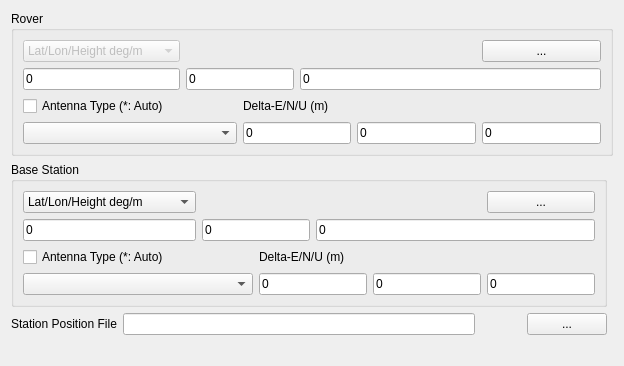
     <widget class="QWidget" name="TabSheet5">
      <property name="toolTip">
       <string/>
      </property>
      <attribute name="title">
       <string>&amp;Positions</string>
      </attribute>
      <layout class="QGridLayout" name="gridLayout_13">
       <item row="5" column="2">
        <widget class="QPushButton" name="BtnStaPosView">
         <property name="enabled">
          <bool>true</bool>
         </property>
         <property name="toolTip">
          <string/>
         </property>
         <property name="text">
          <string/>
         </property>
         <property name="icon">
          <iconset resource="../rtkget_qt/rtkget_qt.qrc">
           <normaloff>:/buttons/doc.bmp</normaloff>:/buttons/doc.bmp</iconset>
         </property>
         <property name="flat">
          <bool>true</bool>
         </property>
        </widget>
       </item>
       <item row="5" column="3">
        <widget class="QPushButton" name="BtnStaPosFile">
         <property name="enabled">
          <bool>true</bool>
         </property>
         <property name="palette">
          <palette>
           <active>
            <colorrole role="WindowText">
             <brush brushstyle="SolidPattern">
              <color alpha="255">
               <red>0</red>
               <green>0</green>
               <blue>0</blue>
              </color>
             </brush>
            </colorrole>
           </active>
           <inactive>
            <colorrole role="WindowText">
             <brush brushstyle="SolidPattern">
              <color alpha="255">
               <red>0</red>
               <green>0</green>
               <blue>0</blue>
              </color>
             </brush>
            </colorrole>
           </inactive>
           <disabled>
            <colorrole role="WindowText">
             <brush brushstyle="SolidPattern">
              <color alpha="255">
               <red>0</red>
               <green>0</green>
               <blue>0</blue>
              </color>
             </brush>
            </colorrole>
           </disabled>
          </palette>
         </property>
         <property name="toolTip">
          <string/>
         </property>
         <property name="text">
          <string>...</string>
         </property>
         <property name="flat">
          <bool>false</bool>
         </property>
        </widget>
       </item>
       <item row="5" column="1">
        <widget class="QLineEdit" name="StaPosFile">
         <property name="enabled">
          <bool>true</bool>
         </property>
         <property name="toolTip">
          <string/>
         </property>
         <property name="text">
          <string/>
         </property>
        </widget>
       </item>
       <item row="6" column="0" colspan="4">
        <widget class="QLabel" name="Label4">
         <property name="enabled">
          <bool>true</bool>
         </property>
         <property name="sizePolicy">
          <sizepolicy hsizetype="Preferred" vsizetype="Fixed">
           <horstretch>0</horstretch>
           <verstretch>0</verstretch>
          </sizepolicy>
         </property>
         <property name="toolTip">
          <string/>
         </property>
         <property name="text">
          <string/>
         </property>
        </widget>
       </item>
       <item row="5" column="0">
        <widget class="QLabel" name="Label30">
         <property name="enabled">
          <bool>true</bool>
         </property>
         <property name="toolTip">
          <string/>
         </property>
         <property name="text">
          <string>Station Position File</string>
         </property>
        </widget>
       </item>
       <item row="4" column="0" colspan="4">
        <widget class="QGroupBox" name="GroupRefAnt">
         <property name="sizePolicy">
          <sizepolicy hsizetype="Preferred" vsizetype="Fixed">
           <horstretch>0</horstretch>
           <verstretch>0</verstretch>
          </sizepolicy>
         </property>
         <property name="toolTip">
          <string/>
         </property>
         <property name="title">
          <string>Base Station</string>
         </property>
         <layout class="QGridLayout" name="gridLayout_6">
          <item row="0" column="0">
           <widget class="QComboBox" name="RefPosType">
            <property name="enabled">
             <bool>true</bool>
            </property>
            <property name="toolTip">
             <string/>
            </property>
            <item>
             <property name="text">
              <string>Lat/Lon/Height deg/m</string>
             </property>
            </item>
            <item>
             <property name="text">
              <string>Lat/Lon/Height dms/m</string>
             </property>
            </item>
            <item>
             <property name="text">
              <string>X/Y/Z-ECEF m</string>
             </property>
            </item>
            <item>
             <property name="text">
              <string>Average of Single Position</string>
             </property>
            </item>
            <item>
             <property name="text">
              <string>Get from Position File</string>
             </property>
            </item>
            <item>
             <property name="text">
              <string>RINEX Header Postion</string>
             </property>
            </item>
           </widget>
          </item>
          <item row="0" column="5">
           <widget class="QPushButton" name="BtnRefPos">
            <property name="enabled">
             <bool>true</bool>
            </property>
            <property name="toolTip">
             <string/>
            </property>
            <property name="text">
             <string>...</string>
            </property>
            <property name="flat">
             <bool>false</bool>
            </property>
           </widget>
          </item>
          <item row="1" column="0">
           <widget class="QLineEdit" name="RefPos1">
            <property name="enabled">
             <bool>true</bool>
            </property>
            <property name="toolTip">
             <string/>
            </property>
            <property name="text">
             <string>0</string>
            </property>
           </widget>
          </item>
          <item row="1" column="1" colspan="2">
           <widget class="QLineEdit" name="RefPos2">
            <property name="enabled">
             <bool>true</bool>
            </property>
            <property name="toolTip">
             <string/>
            </property>
            <property name="text">
             <string>0</string>
            </property>
           </widget>
          </item>
          <item row="1" column="3" colspan="3">
           <widget class="QLineEdit" name="RefPos3">
            <property name="enabled">
             <bool>true</bool>
            </property>
            <property name="toolTip">
             <string/>
            </property>
            <property name="text">
             <string>0</string>
            </property>
           </widget>
          </item>
          <item row="2" column="0" colspan="2">
           <widget class="QCheckBox" name="RefAntPcv">
            <property name="toolTip">
             <string/>
            </property>
            <property name="text">
             <string>Antenna Type (*: Auto)</string>
            </property>
            <property name="checked">
             <bool>false</bool>
            </property>
           </widget>
          </item>
          <item row="2" column="2" colspan="3">
           <widget class="QLabel" name="LabelRefAntD">
            <property name="enabled">
             <bool>true</bool>
            </property>
            <property name="toolTip">
             <string/>
            </property>
            <property name="text">
             <string>Delta-E/N/U (m)</string>
            </property>
           </widget>
          </item>
          <item row="3" column="0" colspan="2">
           <widget class="QComboBox" name="RefAnt">
            <property name="enabled">
             <bool>true</bool>
            </property>
            <property name="toolTip">
             <string/>
            </property>
           </widget>
          </item>
          <item row="3" column="2" colspan="2">
           <widget class="QLineEdit" name="RefAntE">
            <property name="enabled">
             <bool>true</bool>
            </property>
            <property name="toolTip">
             <string/>
            </property>
            <property name="text">
             <string>0</string>
            </property>
           </widget>
          </item>
          <item row="3" column="4">
           <widget class="QLineEdit" name="RefAntN">
            <property name="enabled">
             <bool>true</bool>
            </property>
            <property name="toolTip">
             <string/>
            </property>
            <property name="text">
             <string>0</string>
            </property>
           </widget>
          </item>
          <item row="3" column="5">
           <widget class="QLineEdit" name="RefAntU">
            <property name="enabled">
             <bool>true</bool>
            </property>
            <property name="toolTip">
             <string/>
            </property>
            <property name="text">
             <string>0</string>
            </property>
           </widget>
          </item>
         </layout>
        </widget>
       </item>
       <item row="0" column="0" rowspan="2" colspan="5">
        <widget class="QGroupBox" name="GroupRovAnt">
         <property name="sizePolicy">
          <sizepolicy hsizetype="Preferred" vsizetype="Fixed">
           <horstretch>0</horstretch>
           <verstretch>0</verstretch>
          </sizepolicy>
         </property>
         <property name="toolTip">
          <string/>
         </property>
         <property name="title">
          <string>Rover</string>
         </property>
         <layout class="QGridLayout" name="gridLayout_7">
          <item row="0" column="0">
           <widget class="QComboBox" name="RovPosType">
            <property name="enabled">
             <bool>false</bool>
            </property>
            <property name="toolTip">
             <string/>
            </property>
            <item>
             <property name="text">
              <string>Lat/Lon/Height deg/m</string>
             </property>
            </item>
            <item>
             <property name="text">
              <string>Lat/Lon/Height dms/m</string>
             </property>
            </item>
            <item>
             <property name="text">
              <string>X/Y/Z-ECEF m</string>
             </property>
            </item>
            <item>
             <property name="text">
              <string>Average of Single Pos</string>
             </property>
            </item>
            <item>
             <property name="text">
              <string>Get from Position File</string>
             </property>
            </item>
            <item>
             <property name="text">
              <string>RINEX Header Position</string>
             </property>
            </item>
           </widget>
          </item>
          <item row="0" column="5">
           <widget class="QPushButton" name="BtnRovPos">
            <property name="enabled">
             <bool>true</bool>
            </property>
            <property name="toolTip">
             <string/>
            </property>
            <property name="text">
             <string>...</string>
            </property>
            <property name="flat">
             <bool>false</bool>
            </property>
           </widget>
          </item>
          <item row="1" column="0">
           <widget class="QLineEdit" name="RovPos1">
            <property name="enabled">
             <bool>true</bool>
            </property>
            <property name="toolTip">
             <string/>
            </property>
            <property name="text">
             <string>0</string>
            </property>
           </widget>
          </item>
          <item row="1" column="1" colspan="2">
           <widget class="QLineEdit" name="RovPos2">
            <property name="enabled">
             <bool>true</bool>
            </property>
            <property name="toolTip">
             <string/>
            </property>
            <property name="text">
             <string>0</string>
            </property>
           </widget>
          </item>
          <item row="1" column="3" colspan="3">
           <widget class="QLineEdit" name="RovPos3">
            <property name="enabled">
             <bool>true</bool>
            </property>
            <property name="toolTip">
             <string/>
            </property>
            <property name="text">
             <string>0</string>
            </property>
           </widget>
          </item>
          <item row="2" column="0" colspan="2">
           <widget class="QCheckBox" name="RovAntPcv">
            <property name="toolTip">
             <string/>
            </property>
            <property name="text">
             <string>Antenna Type (*: Auto)</string>
            </property>
            <property name="checked">
             <bool>false</bool>
            </property>
           </widget>
          </item>
          <item row="2" column="2" colspan="3">
           <widget class="QLabel" name="LabelRovAntD">
            <property name="enabled">
             <bool>true</bool>
            </property>
            <property name="toolTip">
             <string/>
            </property>
            <property name="text">
             <string>Delta-E/N/U (m)</string>
            </property>
           </widget>
          </item>
          <item row="3" column="0" colspan="2">
           <widget class="QComboBox" name="RovAnt">
            <property name="enabled">
             <bool>true</bool>
            </property>
            <property name="toolTip">
             <string/>
            </property>
           </widget>
          </item>
          <item row="3" column="2" colspan="2">
           <widget class="QLineEdit" name="RovAntE">
            <property name="enabled">
             <bool>true</bool>
            </property>
            <property name="toolTip">
             <string/>
            </property>
            <property name="text">
             <string>0</string>
            </property>
           </widget>
          </item>
          <item row="3" column="4">
           <widget class="QLineEdit" name="RovAntN">
            <property name="enabled">
             <bool>true</bool>
            </property>
            <property name="toolTip">
             <string/>
            </property>
            <property name="text">
             <string>0</string>
            </property>
           </widget>
          </item>
          <item row="3" column="5">
           <widget class="QLineEdit" name="RovAntU">
            <property name="enabled">
             <bool>true</bool>
            </property>
            <property name="toolTip">
             <string/>
            </property>
            <property name="text">
             <string>0</string>
            </property>
           </widget>
          </item>
         </layout>
        </widget>
       </item>
      </layout>
     </widget>
